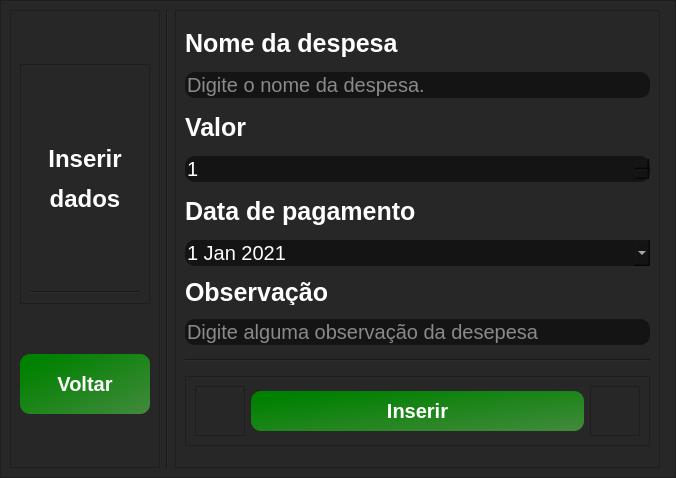
<?xml version="1.0" encoding="UTF-8"?>
<ui version="4.0">
 <class>InsertWindow</class>
 <widget class="QMainWindow" name="InsertWindow">
  <property name="geometry">
   <rect>
    <x>0</x>
    <y>0</y>
    <width>676</width>
    <height>478</height>
   </rect>
  </property>
  <property name="minimumSize">
   <size>
    <width>676</width>
    <height>478</height>
   </size>
  </property>
  <property name="maximumSize">
   <size>
    <width>676</width>
    <height>478</height>
   </size>
  </property>
  <property name="windowTitle">
   <string>Gerenciador de despesas - Inserir nova despesa</string>
  </property>
  <property name="windowIcon">
   <iconset>
    <normaloff>../../Icons/white_versions/orçamento_icon.png</normaloff>../../Icons/white_versions/orçamento_icon.png</iconset>
  </property>
  <widget class="QWidget" name="centralwidget">
   <property name="minimumSize">
    <size>
     <width>0</width>
     <height>0</height>
    </size>
   </property>
   <layout class="QVBoxLayout" name="verticalLayout">
    <property name="spacing">
     <number>0</number>
    </property>
    <property name="leftMargin">
     <number>0</number>
    </property>
    <property name="topMargin">
     <number>0</number>
    </property>
    <property name="rightMargin">
     <number>0</number>
    </property>
    <property name="bottomMargin">
     <number>0</number>
    </property>
    <item>
     <widget class="QFrame" name="frame">
      <property name="minimumSize">
       <size>
        <width>0</width>
        <height>0</height>
       </size>
      </property>
      <property name="maximumSize">
       <size>
        <width>6526262</width>
        <height>16777215</height>
       </size>
      </property>
      <property name="styleSheet">
       <string notr="true">background-color: rgb(39, 39, 39);</string>
      </property>
      <property name="frameShape">
       <enum>QFrame::StyledPanel</enum>
      </property>
      <property name="frameShadow">
       <enum>QFrame::Raised</enum>
      </property>
      <layout class="QHBoxLayout" name="horizontalLayout">
       <item>
        <widget class="QFrame" name="frame_2">
         <property name="minimumSize">
          <size>
           <width>150</width>
           <height>0</height>
          </size>
         </property>
         <property name="maximumSize">
          <size>
           <width>150</width>
           <height>16777215</height>
          </size>
         </property>
         <property name="styleSheet">
          <string notr="true">background-color: rgb(39, 39, 39);</string>
         </property>
         <property name="frameShape">
          <enum>QFrame::StyledPanel</enum>
         </property>
         <property name="frameShadow">
          <enum>QFrame::Raised</enum>
         </property>
         <layout class="QVBoxLayout" name="verticalLayout_3">
          <item>
           <widget class="QFrame" name="frame_8">
            <property name="maximumSize">
             <size>
              <width>16777215</width>
              <height>240</height>
             </size>
            </property>
            <property name="frameShape">
             <enum>QFrame::StyledPanel</enum>
            </property>
            <property name="frameShadow">
             <enum>QFrame::Raised</enum>
            </property>
            <layout class="QVBoxLayout" name="verticalLayout_4">
             <item>
              <widget class="QLabel" name="label_4">
               <property name="styleSheet">
                <string notr="true">font-size:25px;
font-weight: bold;
color: #fff;</string>
               </property>
               <property name="text">
                <string>&lt;html&gt;&lt;head/&gt;&lt;body&gt;&lt;p align=&quot;center&quot;&gt;&lt;span style=&quot; font-size:18pt; font-weight:600;&quot;&gt;Inserir&lt;/span&gt;&lt;/p&gt;&lt;p align=&quot;center&quot;&gt;&lt;span style=&quot; font-size:18pt; font-weight:600;&quot;&gt;dados&lt;/span&gt;&lt;/p&gt;&lt;/body&gt;&lt;/html&gt;</string>
               </property>
              </widget>
             </item>
             <item>
              <widget class="Line" name="line_3">
               <property name="orientation">
                <enum>Qt::Horizontal</enum>
               </property>
              </widget>
             </item>
            </layout>
           </widget>
          </item>
          <item>
           <widget class="QPushButton" name="btn_fecharJanelaInserir">
            <property name="minimumSize">
             <size>
              <width>0</width>
              <height>60</height>
             </size>
            </property>
            <property name="toolTip">
             <string>&lt;html&gt;&lt;head/&gt;&lt;body&gt;&lt;p&gt;Botão voltar. Retorna ao gerenciador de alunos.&lt;/p&gt;&lt;/body&gt;&lt;/html&gt;</string>
            </property>
            <property name="styleSheet">
             <string notr="true">
QPushButton{
background-color: qlineargradient(spread:pad, x1:0, y1:0.017, x2:1, y2:1, stop:0.113636 rgba(0, 129, 0, 255), stop:1 rgba(66, 138, 60, 255));
border-radius:10px;
  text-align: center;
   color: #ffffff;
font-size:20px;
font-weight:bold;

}

QPushButton:hover{
background-color: rgb(36, 199, 31);


}

QPushButton:pressed{
  background-color: #3e8e41;

}</string>
            </property>
            <property name="text">
             <string>Voltar</string>
            </property>
            <property name="icon">
             <iconset>
              <normaloff>../../Icons/Setapratras-removebg-preview.png</normaloff>../../Icons/Setapratras-removebg-preview.png</iconset>
            </property>
            <property name="iconSize">
             <size>
              <width>25</width>
              <height>15</height>
             </size>
            </property>
           </widget>
          </item>
         </layout>
        </widget>
       </item>
       <item>
        <widget class="Line" name="line_2">
         <property name="orientation">
          <enum>Qt::Vertical</enum>
         </property>
        </widget>
       </item>
       <item>
        <widget class="QFrame" name="frame_4">
         <property name="frameShape">
          <enum>QFrame::StyledPanel</enum>
         </property>
         <property name="frameShadow">
          <enum>QFrame::Raised</enum>
         </property>
         <layout class="QVBoxLayout" name="verticalLayout_2">
          <item>
           <widget class="QLabel" name="label_5">
            <property name="maximumSize">
             <size>
              <width>16777215</width>
              <height>30</height>
             </size>
            </property>
            <property name="styleSheet">
             <string notr="true">font-size:25px;
font-weight: bold;
color: #fff;</string>
            </property>
            <property name="text">
             <string>Nome da despesa</string>
            </property>
           </widget>
          </item>
          <item>
           <widget class="QLineEdit" name="nomeProduto">
            <property name="styleSheet">
             <string notr="true">
QLineEdit{
font-size: 20px;
text-align: center;
border-radius: 10px;
background-color: rgb(20, 20, 20);
color: rgb(255, 255, 255);
}

</string>
            </property>
            <property name="inputMask">
             <string/>
            </property>
            <property name="maxLength">
             <number>60</number>
            </property>
            <property name="placeholderText">
             <string>Digite o nome da despesa.</string>
            </property>
           </widget>
          </item>
          <item>
           <widget class="QLabel" name="label_2">
            <property name="maximumSize">
             <size>
              <width>16777215</width>
              <height>30</height>
             </size>
            </property>
            <property name="styleSheet">
             <string notr="true">font-size:25px;
font-weight: bold;
color: #fff;</string>
            </property>
            <property name="text">
             <string>Valor</string>
            </property>
           </widget>
          </item>
          <item>
           <widget class="QSpinBox" name="qtdProduto">
            <property name="styleSheet">
             <string notr="true">

font-size: 20px;
text-align: center;
border-radius: 10px;
background-color: rgb(255, 255, 255);
background-color: rgb(20, 20, 20);
color: rgb(255, 255, 255);
</string>
            </property>
            <property name="minimum">
             <number>1</number>
            </property>
            <property name="maximum">
             <number>1000000</number>
            </property>
           </widget>
          </item>
          <item>
           <widget class="QLabel" name="label_6">
            <property name="maximumSize">
             <size>
              <width>16777215</width>
              <height>30</height>
             </size>
            </property>
            <property name="styleSheet">
             <string notr="true">font-size:25px;
font-weight: bold;
color: #fff;</string>
            </property>
            <property name="text">
             <string>Data de pagamento</string>
            </property>
           </widget>
          </item>
          <item>
           <widget class="QDateEdit" name="dateEdit">
            <property name="styleSheet">
             <string notr="true">
QDateEdit{
font-size: 20px;
text-align: center;
border-radius: 10px;
background-color: rgb(255, 255, 255);
background-color: rgb(20, 20, 20);
color: rgb(255, 255, 255);
}</string>
            </property>
            <property name="maximumDate">
             <date>
              <year>2040</year>
              <month>12</month>
              <day>31</day>
             </date>
            </property>
            <property name="minimumDate">
             <date>
              <year>2021</year>
              <month>1</month>
              <day>1</day>
             </date>
            </property>
            <property name="calendarPopup">
             <bool>true</bool>
            </property>
           </widget>
          </item>
          <item>
           <widget class="QLabel" name="label_3">
            <property name="maximumSize">
             <size>
              <width>16777215</width>
              <height>25</height>
             </size>
            </property>
            <property name="styleSheet">
             <string notr="true">font-size:25px;
font-weight: bold;
color: #fff;</string>
            </property>
            <property name="text">
             <string>Observação</string>
            </property>
           </widget>
          </item>
          <item>
           <widget class="QLineEdit" name="obsProduto">
            <property name="styleSheet">
             <string notr="true">
QLineEdit{
font-size: 20px;
text-align: center;
border-radius: 10px;
background-color: rgb(255, 255, 255);
background-color: rgb(20, 20, 20);
color: rgb(255, 255, 255);
}</string>
            </property>
            <property name="maxLength">
             <number>60</number>
            </property>
            <property name="placeholderText">
             <string>Digite alguma observação da desepesa</string>
            </property>
           </widget>
          </item>
          <item>
           <widget class="Line" name="line">
            <property name="orientation">
             <enum>Qt::Horizontal</enum>
            </property>
           </widget>
          </item>
          <item>
           <widget class="QFrame" name="frame_5">
            <property name="maximumSize">
             <size>
              <width>16777215</width>
              <height>70</height>
             </size>
            </property>
            <property name="frameShape">
             <enum>QFrame::StyledPanel</enum>
            </property>
            <property name="frameShadow">
             <enum>QFrame::Raised</enum>
            </property>
            <layout class="QHBoxLayout" name="horizontalLayout_2">
             <item>
              <widget class="QFrame" name="frame_6">
               <property name="maximumSize">
                <size>
                 <width>50</width>
                 <height>16777215</height>
                </size>
               </property>
               <property name="frameShape">
                <enum>QFrame::StyledPanel</enum>
               </property>
               <property name="frameShadow">
                <enum>QFrame::Raised</enum>
               </property>
              </widget>
             </item>
             <item>
              <widget class="QPushButton" name="btn_iserirDados">
               <property name="minimumSize">
                <size>
                 <width>0</width>
                 <height>40</height>
                </size>
               </property>
               <property name="toolTip">
                <string>&lt;html&gt;&lt;head/&gt;&lt;body&gt;&lt;p&gt;Botão inserir. Confirma os dados digitados acima e insere um novo aluno.&lt;/p&gt;&lt;/body&gt;&lt;/html&gt;</string>
               </property>
               <property name="styleSheet">
                <string notr="true">
QPushButton{
background-color: qlineargradient(spread:pad, x1:0, y1:0.017, x2:1, y2:1, stop:0.113636 rgba(0, 129, 0, 255), stop:1 rgba(66, 138, 60, 255));
border-radius:10px;
  text-align: center;
   color: #ffffff;
font-size:20px;
font-weight:bold;

}

QPushButton:hover{
background-color: rgb(36, 199, 31);


}

QPushButton:pressed{
  background-color: #3e8e41;

}</string>
               </property>
               <property name="text">
                <string>Inserir</string>
               </property>
               <property name="icon">
                <iconset>
                 <normaloff>../../Icons/InserirIcon-removebg-preview-removebg-preview.png</normaloff>../../Icons/InserirIcon-removebg-preview-removebg-preview.png</iconset>
               </property>
               <property name="iconSize">
                <size>
                 <width>40</width>
                 <height>25</height>
                </size>
               </property>
              </widget>
             </item>
             <item>
              <widget class="QFrame" name="frame_7">
               <property name="maximumSize">
                <size>
                 <width>50</width>
                 <height>16777215</height>
                </size>
               </property>
               <property name="frameShape">
                <enum>QFrame::StyledPanel</enum>
               </property>
               <property name="frameShadow">
                <enum>QFrame::Raised</enum>
               </property>
              </widget>
             </item>
            </layout>
           </widget>
          </item>
         </layout>
        </widget>
       </item>
       <item>
        <widget class="QFrame" name="frame_3">
         <property name="minimumSize">
          <size>
           <width>0</width>
           <height>0</height>
          </size>
         </property>
         <property name="maximumSize">
          <size>
           <width>150</width>
           <height>16777215</height>
          </size>
         </property>
         <property name="frameShape">
          <enum>QFrame::StyledPanel</enum>
         </property>
         <property name="frameShadow">
          <enum>QFrame::Raised</enum>
         </property>
        </widget>
       </item>
      </layout>
     </widget>
    </item>
   </layout>
  </widget>
 </widget>
 <resources/>
 <connections/>
</ui>
